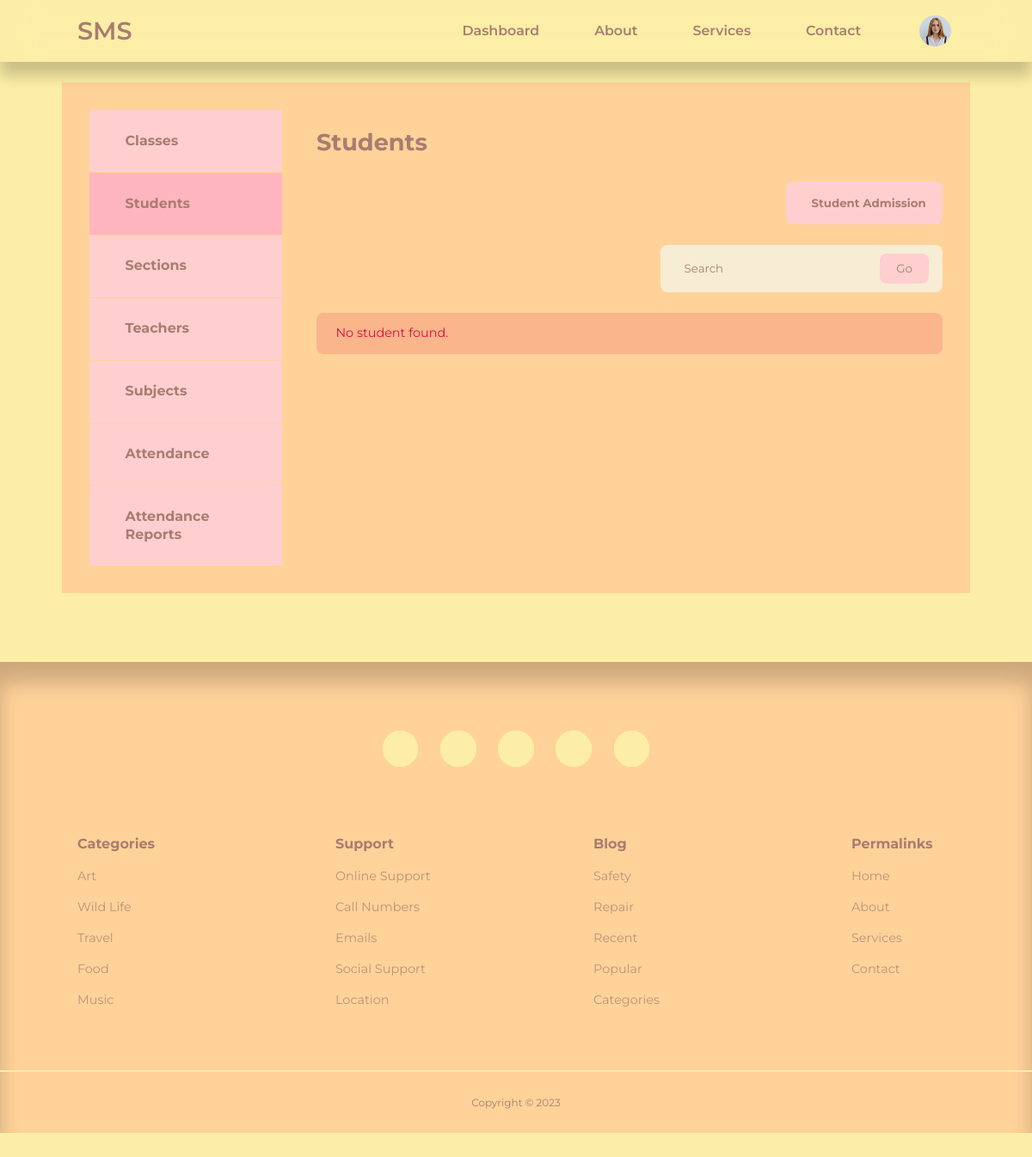
Before: /admin/students.php (signed in) with the older database file.
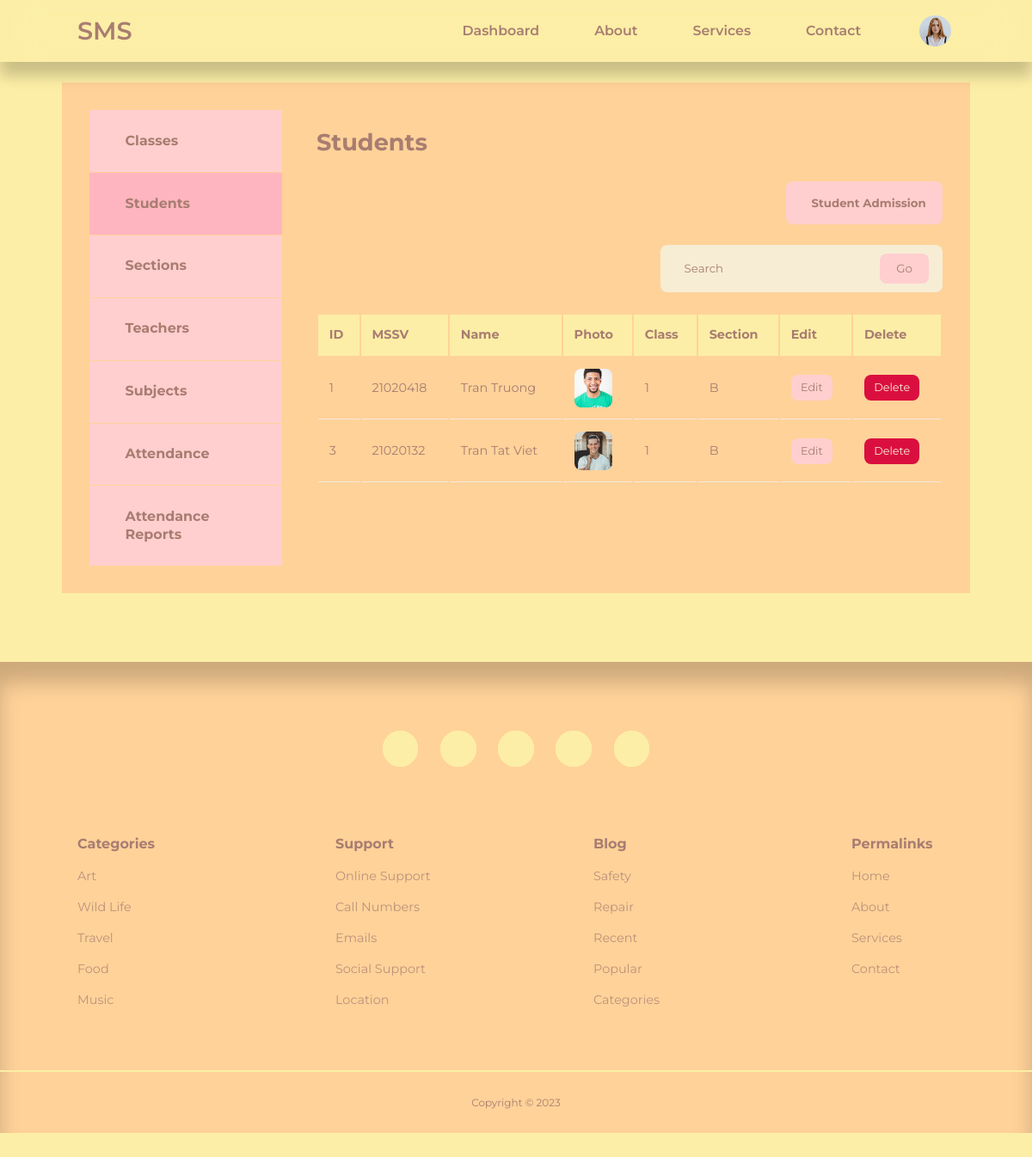
After: the same page with the newer database file.
### tables this page shows
CREATE TABLE `sms_user` (
  `id` int(11) UNSIGNED NOT NULL,
  `firstname` varchar(50) NOT NULL,
  `lastname` varchar(50) NOT NULL,
  `username` varchar(50) NOT NULL,
  `email` varchar(100) NOT NULL,
  `password` varchar(255) NOT NULL,
  `avatar` varchar(255) NOT NULL,
  `is_admin` tinyint(1) NOT NULL
);

CREATE TABLE `sms_students` (
  `id` int(11) UNSIGNED NOT NULL,
  `name` varchar(50) NOT NULL,
  `gender` varchar(50) NOT NULL,
  `dob` date NOT NULL,
  `photo` varchar(255) NOT NULL,
  `mobile` int(11) UNSIGNED NOT NULL,
  `email` varchar(100) NOT NULL,
  `current_address` text NOT NULL,
  `father_name` varchar(50) NOT NULL,
  `father_mobile` int(11) UNSIGNED NOT NULL,
  `father_occupation` varchar(255) NOT NULL,
  `mother_name` varchar(50) NOT NULL,
  `mother_mobile` int(11) UNSIGNED NOT NULL,
  `mother_occupation` varchar(255) NOT NULL,
  `admission_no` int(11) UNSIGNED NOT NULL,
  `class` varchar(50) DEFAULT NULL,
  `section` varchar(50) DEFAULT NULL,
  `admission_date` date NOT NULL
);

### admin/partials/header.php (called while the page is built, shortened)
<?php
require '../partials/header.php';

### admin/students.php (the view, shortened to what this page needs)
<?php
include 'partials/header.php';
$query = "SELECT * FROM sms_students ORDER BY id";
$students = mysqli_query($connection, $query);
?>
<section class="dashboard">
    <div class="container dashboard__container">
        <aside>
            <ul>
				<li><a href="classes.php"><i class="uil uil-presentation-edit"></i>
                    <h5>Classes</h5>
                </a></li>
                <li><a href="students.php" class="active"><i class="uil uil-users-alt"></i>
                    <h5>Students</h5>
                </a></li>
                <li><a href="sections.php"><i class="uil uil-building"></i>
                    <h5>Sections</h5>
                </a></li>
                <li><a href="teachers.php"><i class="uil uil-users-alt"></i>
                    <h5>Teachers</h5>
                </a></li>
                <li><a href="subjects.php"><i class="uil uil-edit"></i>
                    <h5>Subjects</h5>
                </a></li>
                <li><a href="attendance.php"><i class="uil uil-calendar-alt"></i>
                    <h5>Attendance</h5>
                </a></li>
                <?php if(isset($_SESSION['user_is_admin'])): ?>
                <li><a href="attendance-reports.php"><i class="uil uil-analytics"></i>
                    <h5>Attendance Reports</h5>
                </a></li>
                <?php endif ?>
            </ul>
        </aside>
        <main>
            <h2>Students</h2>
            <div class="utilities-container">
                <p>
                    <?php if(isset($_SESSION['user_is_admin'])): ?>
                    <button type="submit" name="submit" class="btnLogin-popup"><i class="uil uil-user-plus"></i>Student Admission</button>
                    <?php endif ?>
                    <form class="search__bar-container" action="<?= ROOT_URL ?>admin/student-search-logic.php" method="GET">
                    <div class="search-bar">
                        <input type="search" name="student-search" placeholder="Search">
                    </div>
                    <button type="submit" name="submit" class="btn">Go</button>
                    </form>
                </p>
            </div>
            <?php if(mysqli_num_rows($students) > 0) : ?>
            <table>
                <thead>
                    <tr>
                        <th>ID</th>
                        <th>MSSV</th>
						<th>Name</th>
					    <th>Photo</th>
						<th>Class</th>
						<th>Section</th>
                        <?php if(isset($_SESSION['user_is_admin'])): ?>
						<th>Edit</th>
                        <th>Delete</th>
                        <?php endif ?>
                    </tr>
                </thead>
                <tbody>
                    <?php while($student = mysqli_fetch_assoc($students)) : ?>
                    <tr>
                        <td><?= $student['id'] ?></td>
						<td><?= $student['admission_no'] ?></td>
                        <td><?= $student['name'] ?></td>
                        <td>
                            <div class="student-photo">
                                <img src="<?= ROOT_URL . 'images/' . $student['photo'] ?>">
                            </div>
                        </td>
						<td><?= $student['class'] ?></td>
						<td><?= $student['section'] ?></td>
                        <?php if(isset($_SESSION['user_is_admin'])): ?>
                        <td><a href="<?= ROOT_URL ?>admin/edit-student.php?email=<?= $student['email']?>" class="btn sm">Edit</a></td>
                        <td><a href="<?= ROOT_URL ?>admin/delete-student.php?email=<?= $student['email']?>" class="btn sm danger">Delete</a></td>
                        <?php endif ?>
                    </tr>
                    <?php endwhile ?>
                </tbody>
            </table>
            <?php else : ?>
                <div class="alert__message error"><?= "No student found." ?></div>
                <?php endif ?>
        </main>
    </div>
</section>
<?php
include '../partials/footer.php';
?>

### partials/header.php (shortened to what this page needs)
<?php
require 'config/database.php';
if(isset($_SESSION['user-id'])) {
    $id = filter_var($_SESSION['user-id'], FILTER_SANITIZE_NUMBER_INT);
    $query = "SELECT avatar FROM sms_user WHERE id = $id";
    $result = mysqli_query($connection, $query);
    $avatar = mysqli_fetch_assoc($result);
}
?>
<!DOCTYPE html>
<html lang=""en>
    <head>
        <link rel="stylesheet" href="<?= ROOT_URL ?>/css/style.css?v=<?php echo time(); ?>">
        <link rel="stylesheet" href="https://unicons.iconscout.com/release/v4.0.0/css/line.css">
    </head>
    <body>
        <nav>
            <div class="container nav__container">
                <a href="<?= ROOT_URL ?>" class="nav__logo">SMS</a>
                <ul class="nav__items">
                    <li><a href="<?= ROOT_URL ?>admin/students.php">Dashboard</a></li>
                    <li><a href="<?= ROOT_URL ?>about.php">About</a></li>
                    <li><a href="<?= ROOT_URL ?>services.php">Services</a></li>
                    <li><a href="<?= ROOT_URL ?>contact.php">Contact</a></li>
                    <?php if(isset($_SESSION['user-id'])): ?>
                    <li class="nav__profile">
                        <div class="avatar">
                           <img src="<?= ROOT_URL . 'images/' . $avatar['avatar'] ?>">
                        </div>
                    </li>
                    <?php else : ?>
                    <li><a href="<?= ROOT_URL ?>signin.php">Sign In</a></li>
                    <?php endif ?>
                </ul>
            </div>
        </nav>

### partials/footer.php (shortened to what this page needs)
<footer>
            <div class="footer__socials">
                <a href="https://youtube.com" target="_blank"><i class="uil uil-youtube"></i></a>
                <a href="https://facebook.com" target="_blank"><i class="uil uil-facebook-f"></i></a>
                <a href="https://instagram.com" target="_blank"><i class="uil uil-instagram"></i></a>
                <a href="https://linkedIn.com" target="_blank"><i class="uil uil-linkedin"></i></a>
                <a href="https://twitter.com" target="_blank"><i class="uil uil-twitter"></i></a>
            </div>
            <div class="footer__container">
                <article>
                    <h4>Categories</h4>
                    <ul>
                        <li><a href="">Art</a></li>
                        <li><a href="">Wild Life</a></li>
                        <li><a href="">Travel</a></li>
                        <li><a href="">Food</a></li>
                        <li><a href="">Music</a></li>
                    </ul>
                </article>
                <article>
                    <h4>Support</h4>
                    <ul>
                        <li><a href="">Online Support</a></li>
                        <li><a href="">Call Numbers</a></li>
                        <li><a href="">Emails</a></li>
                        <li><a href="">Social Support</a></li>
                        <li><a href="">Location</a></li>
                    </ul>
                </article>
                <article>
                    <h4>Blog</h4>
                    <ul>
                        <li><a href="">Safety</a></li>
                        <li><a href="">Repair</a></li>
                        <li><a href="">Recent</a></li>
                        <li><a href="">Popular</a></li>
                        <li><a href="">Categories</a></li>
                    </ul>
                </article>
                <article>
                    <h4>Permalinks</h4>
                    <ul>
                        <li><a href="">Home</a></li>
                        <li><a href="">About</a></li>
                        <li><a href="">Services</a></li>
                        <li><a href="">Contact</a></li>
                    </ul>
                </article>
            </div>
            <div class="footer__copyright">
                <small>Copyright &copy; 2023</small>
            </div>
        </footer>
    </body>
</html>

Changed rows visible on the page:
added sms_students: id "1", admission_no "21020418", name "Tran Truong", photo (picture), class "1", section "B"
added sms_students: id "3", admission_no "21020132", name "Tran Tat Viet", photo (picture), class "1", section "B"
Other visible differences:
text no longer shown: "No student found."
text now shown: "ID MSSV Name Photo Class Section Edit Delete"
